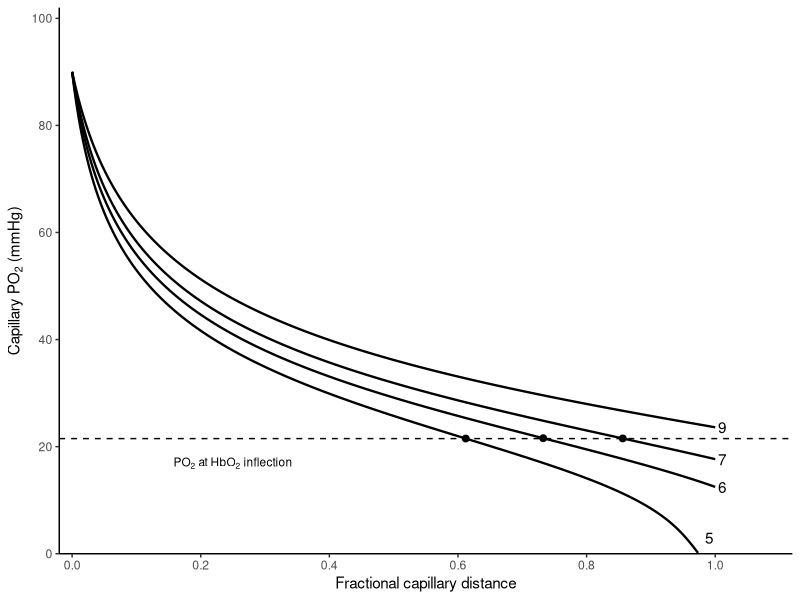
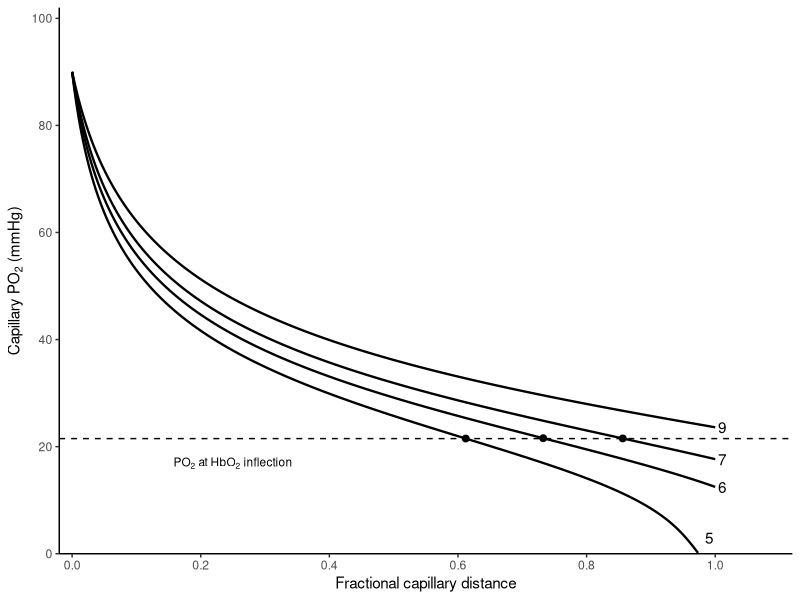
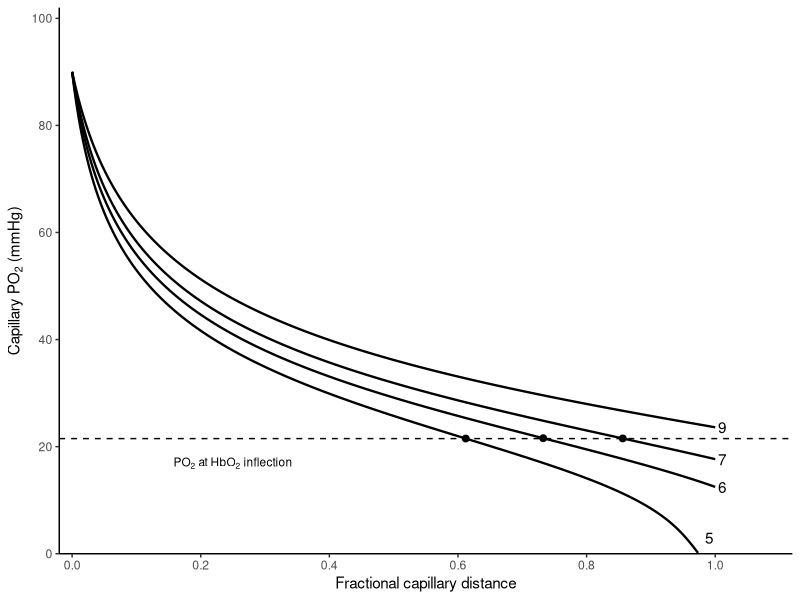

Write R code to recreate these figures, in order.
# ==============================================================================
# Wasserman'-style's capillary PO2 as function of fractional capillary distance
# ==============================================================================
# Author: Dr. Holger H. Burchert (holger.burchert@unibas.ch)
# Affiliation: Department of Sport, Exercise and Health - University of Basel, Switzerland

# Main idea:
# 1. Start with arterial PO2
# 2. Convert PO2 to saturation using Severinghaus
# 3. Convert saturation to O2 content
# 4. Let O2 content fall linearly along the capillary
# 5. Convert local saturation back to PO2
# 6. Plot PO2 vs fractional capillary distance
# 7. Estimate inflection points using numerical derivatives

# Simplifications:
# - No Bohr effect
# - No critical PO2 cutoff
# - Dissolved O2 ignored for simplicity

# References:
# Wasserman K. Coupling of external to cellular respiration during exercise: 
# the wisdom of the body revisited. Am J Physiol-Endocrinol Metab 266: E519–E539, 
# 1994. doi: 10.1152/ajpendo.1994.266.4.E519.

# Severinghaus JW. Simple, accurate equations for human blood O2 dissociation 
# computations. J Appl Physiol 46: 599–602, 1979. doi: 10.1152/jappl.1979.46.3.599.

# Ellis RK. Determination of PO2 from saturation. J Appl Physiol 67: 902–902, 1989. 
# doi: 10.1152/jappl.1989.67.2.902.

# REQUIRED LIBRARIES
# ------------------------------------------------------------------------------
library(pracma)
library(ggplot2)                             

# SEVERINGHAUS / Ellis EQUATIONS
# ------------------------------------------------------------------------------
# Convert PO2 to hemoglobin saturation
Severinghaus_S <- function(PO2) {
  (((PO2^3 + 150 * PO2)^-1 * 23400) + 1)^-1
}

# Convert hemoglobin saturation to PO2
Severinghaus_PO2 <- function(S) {
  A <- 11700 * (S^-1 - 1)^-1
  B <- (50^3 + A^2)^0.5
  PO2 <- (B + A)^(1/3) - (B - A)^(1/3)
  return(PO2)
}

# MODEL ASSUMPTIONS 
# ------------------------------------------------------------------------------
Hb                 <- 15
PaO2               <- 90
Qm_VO2m_ratio      <- c(9, 7, 6, 5)
capillary_distance <- seq(0, 1, length.out = 300)

SaO2 <- Severinghaus_S(PaO2)
CaO2 <- 1.34 * Hb * SaO2

# COLLECT DATA INTO DATA FRAMES 
# ------------------------------------------------------------------------------
curve_data  <- data.frame()
inflections <- data.frame(
  Qm_VO2m_ratio = numeric(),
  capillary_distance_inflection = numeric(),
  PO2_inflection = numeric()
)

# CALCULATE AND COLLECT EACH CURVE 
# ------------------------------------------------------------------------------
for (ratio in Qm_VO2m_ratio) {
  
  # Define the blood-flow-to-O2-consumption ratio:
  #   Qm_VO2m_ratio = Qm / VO2m

  # From Fick:
  #   VO2m = Qm * (CaO2 - CvO2)

  # Therefore:
  #   CaO2 - CvO2 = VO2m / Qm
  #               = 1 / (Qm / VO2m)
  #               = 1 / Qm_VO2m_ratio

  # This gives L O2 / L blood.
  # Convert to mL O2 / dL blood:
  #   1 L O2 / L blood = 100 mL O2 / dL blood

  # Therefore:
  #   CaO2 - CvO2 = 100 / Qm_VO2m_ratio
  
  extraction <- 100 / ratio
  O2_content <- CaO2 - extraction * capillary_distance
  S          <- O2_content / (1.34 * Hb)
  PO2        <- Severinghaus_PO2(S)
  
  curve_data <- rbind(
    curve_data, 
    data.frame(
      capillary_distance = capillary_distance,
      PO2 = PO2,
      Qm_VO2m_ratio = factor(ratio)
    )
  )
  
  # First and second derivatives
  dPO2        <- gradient(PO2,  capillary_distance)
  d2PO2       <- gradient(dPO2, capillary_distance)
  sign_change <- which(diff(sign(d2PO2)) != 0)
  
  if (length(sign_change) > 0) {
    i <- sign_change[1]
    
    inflections <- rbind(
      inflections,
      data.frame(
        Qm_VO2m_ratio = ratio,
        capillary_distance_inflection = capillary_distance[i],
        PO2_inflection = PO2[i]
      )
    )
  }
}

# BUILD PLOT 
# ------------------------------------------------------------------------------
p <- ggplot(curve_data, aes(x = capillary_distance, y = PO2, group = Qm_VO2m_ratio)) +
  geom_line(linewidth = 0.8) +
  geom_point(
    data = inflections,
    aes(x = capillary_distance_inflection, y = PO2_inflection),
    inherit.aes = FALSE,
    size = 2
  ) +
  geom_hline(yintercept = 21.5, linetype = "dashed") +
  annotate(
    "text",
    size = 3,
    x = 0.25,
    y = 15,
    label = "'PO'[2]~'at HbO'[2]~'inflection'",
    parse = TRUE,
    vjust = -0.4
  ) +
  annotate("text", x = 0.98, y = 3, label = "5", hjust = -0.3) +
  geom_text(
    data = subset(curve_data, capillary_distance == max(capillary_distance)),
    aes(label = as.character(Qm_VO2m_ratio)),
    hjust = -0.3
  ) +
  scale_x_continuous(
    breaks = seq(0, 1, by = 0.2), 
    expand = expansion(mult = c(0.02, 0.12))
  ) +
  scale_y_continuous(
    limits = c(0, 100),
    breaks = seq(0, 100, by = 20),
    expand = expansion(mult = c(0, 0.02))
  ) +
  labs(
    x = "Fractional capillary distance",
    y = expression("Capillary " * PO[2] * " (mmHg)")
  ) +
  theme_classic()

print(p)

ggsave("capillary_PO2.pdf", p, width = 90, height = 100, units = "mm")

ggsave(
  filename    = "capillary_PO2.tiff",
  plot        = p,
  device      = "tiff",
  width       = 90,
  height      = 100,
  units       = "mm",
  dpi         = 600,
  compression = "lzw"
)

print(inflections)
